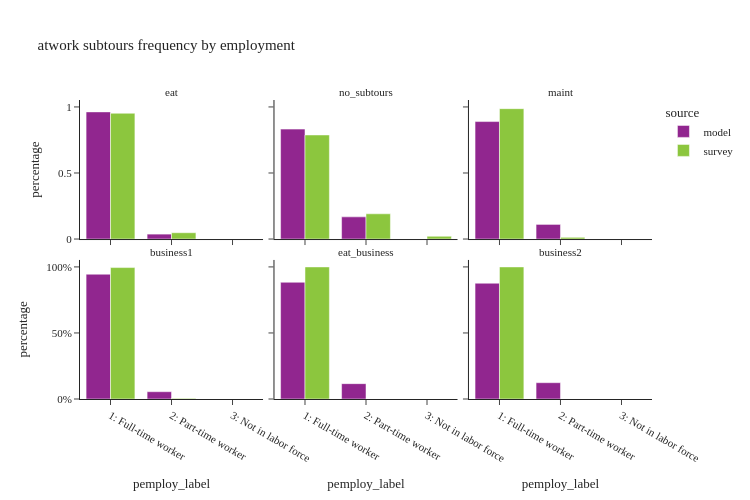

Source (notebook cell):
### Code cell
util.plot_share_facetbar(work_tour, 'tour_weight', share_col="pemploy_label", title="atwork subtours frequency by employment", 
                             facet_col='atwork_subtour_frequency', facet_col_wrap=3, height=500, orientation='v')

### Figure 1 — Plotly figure (JSON) as saved in the notebook; plotly's stock layout.template omitted (floating-point values rounded to 4 significant figures)
{"data": [{"alignmentgroup": "True", "customdata": [[211953], [8213]], "hovertemplate": "source=model<br>atwork_subtour_frequency=eat<br>pemploy_label=%{x}<br>percentage=%{y}<br>sample_size=%{customdata[0]}<extra></extra>", "legendgroup": "model", "marker": {"color": "#91268F", "pattern": {"shape": ""}}, "name": "model", "offsetgroup": "model", "orientation": "v", "showlegend": true, "textposition": "auto", "type": "bar", "x": ["1: Full-time worker", "2: Part-time worker"], "xaxis": "x4", "y": [0.9627, 0.0373], "yaxis": "y4"}, {"alignmentgroup": "True", "customdata": [[608204], [122666]], "hovertemplate": "source=model<br>atwork_subtour_frequency=no_subtours<br>pemploy_label=%{x}<br>percentage=%{y}<br>sample_size=%{customdata[0]}<extra></extra>", "legendgroup": "model", "marker": {"color": "#91268F", "pattern": {"shape": ""}}, "name": "model", "offsetgroup": "model", "orientation": "v", "showlegend": false, "textposition": "auto", "type": "bar", "x": ["1: Full-time worker", "2: Part-time worker"], "xaxis": "x5", "y": [0.8322, 0.1678], "yaxis": "y5"}, {"alignmentgroup": "True", "customdata": [[32051], [3990]], "hovertemplate": "source=model<br>atwork_subtour_frequency=maint<br>pemploy_label=%{x}<br>percentage=%{y}<br>sample_size=%{customdata[0]}<extra></extra>", "legendgroup": "model", "marker": {"color": "#91268F", "pattern": {"shape": ""}}, "name": "model", "offsetgroup": "model", "orientation": "v", "showlegend": false, "textposition": "auto", "type": "bar", "x": ["1: Full-time worker", "2: Part-time worker"], "xaxis": "x6", "y": [0.8893, 0.1107], "yaxis": "y6"}, {"alignmentgroup": "True", "customdata": [[41928], [2451]], "hovertemplate": "source=model<br>atwork_subtour_frequency=business1<br>pemploy_label=%{x}<br>percentage=%{y}<br>sample_size=%{customdata[0]}<extra></extra>", "legendgroup": "model", "marker": {"color": "#91268F", "pattern": {"shape": ""}}, "name": "model", "offsetgroup": "model", "orientation": "v", "showlegend": false, "textposition": "auto", "type": "bar", "x": ["1: Full-time worker", "2: Part-time worker"], "xaxis": "x", "y": [0.9448, 0.05523], "yaxis": "y"}, {"alignmentgroup": "True", "customdata": [[2432], [320]], "hovertemplate": "source=model<br>atwork_subtour_frequency=eat_business<br>pemploy_label=%{x}<br>percentage=%{y}<br>sample_size=%{customdata[0]}<extra></extra>", "legendgroup": "model", "marker": {"color": "#91268F", "pattern": {"shape": ""}}, "name": "model", "offsetgroup": "model", "orientation": "v", "showlegend": false, "textposition": "auto", "type": "bar", "x": ["1: Full-time worker", "2: Part-time worker"], "xaxis": "x2", "y": [0.8837, 0.1163], "yaxis": "y2"}, {"alignmentgroup": "True", "customdata": [[1264], [178]], "hovertemplate": "source=model<br>atwork_subtour_frequency=business2<br>pemploy_label=%{x}<br>percentage=%{y}<br>sample_size=%{customdata[0]}<extra></extra>", "legendgroup": "model", "marker": {"color": "#91268F", "pattern": {"shape": ""}}, "name": "model", "offsetgroup": "model", "orientation": "v", "showlegend": false, "textposition": "auto", "type": "bar", "x": ["1: Full-time worker", "2: Part-time worker"], "xaxis": "x3", "y": [0.8766, 0.1234], "yaxis": "y3"}, {"alignmentgroup": "True", "customdata": [[71], [5]], "hovertemplate": "source=survey<br>atwork_subtour_frequency=eat<br>pemploy_label=%{x}<br>percentage=%{y}<br>sample_size=%{customdata[0]}<extra></extra>", "legendgroup": "survey", "marker": {"color": "#8CC63E", "pattern": {"shape": ""}}, "name": "survey", "offsetgroup": "survey", "orientation": "v", "showlegend": true, "textposition": "auto", "type": "bar", "x": ["1: Full-time worker", "2: Part-time worker"], "xaxis": "x4", "y": [0.9523, 0.04773], "yaxis": "y4"}, {"alignmentgroup": "True", "customdata": [[1382], [326], [21]], "hovertemplate": "source=survey<br>atwork_subtour_frequency=no_subtours<br>pemploy_label=%{x}<br>percentage=%{y}<br>sample_size=%{customdata[0]}<extra></extra>", "legendgroup": "survey", "marker": {"color": "#8CC63E", "pattern": {"shape": ""}}, "name": "survey", "offsetgroup": "survey", "orientation": "v", "showlegend": false, "textposition": "auto", "type": "bar", "x": ["1: Full-time worker", "2: Part-time worker", "3: Not in labor force"], "xaxis": "x5", "y": [0.788, 0.1911, 0.02096], "yaxis": "y5"}, {"alignmentgroup": "True", "customdata": [[36], [12]], "hovertemplate": "source=survey<br>atwork_subtour_frequency=maint<br>pemploy_label=%{x}<br>percentage=%{y}<br>sample_size=%{customdata[0]}<extra></extra>", "legendgroup": "survey", "marker": {"color": "#8CC63E", "pattern": {"shape": ""}}, "name": "survey", "offsetgroup": "survey", "orientation": "v", "showlegend": false, "textposition": "auto", "type": "bar", "x": ["1: Full-time worker", "2: Part-time worker"], "xaxis": "x6", "y": [0.987, 0.01304], "yaxis": "y6"}, {"alignmentgroup": "True", "customdata": [[38], [5]], "hovertemplate": "source=survey<br>atwork_subtour_frequency=business1<br>pemploy_label=%{x}<br>percentage=%{y}<br>sample_size=%{customdata[0]}<extra></extra>", "legendgroup": "survey", "marker": {"color": "#8CC63E", "pattern": {"shape": ""}}, "name": "survey", "offsetgroup": "survey", "orientation": "v", "showlegend": false, "textposition": "auto", "type": "bar", "x": ["1: Full-time worker", "2: Part-time worker"], "xaxis": "x", "y": [0.9951, 0.004885], "yaxis": "y"}, {"alignmentgroup": "True", "customdata": [[2]], "hovertemplate": "source=survey<br>atwork_subtour_frequency=eat_business<br>pemploy_label=%{x}<br>percentage=%{y}<br>sample_size=%{customdata[0]}<extra></extra>", "legendgroup": "survey", "marker": {"color": "#8CC63E", "pattern": {"shape": ""}}, "name": "survey", "offsetgroup": "survey", "orientation": "v", "showlegend": false, "textposition": "auto", "type": "bar", "x": ["1: Full-time worker"], "xaxis": "x2", "y": [1.0], "yaxis": "y2"}, {"alignmentgroup": "True", "customdata": [[4]], "hovertemplate": "source=survey<br>atwork_subtour_frequency=business2<br>pemploy_label=%{x}<br>percentage=%{y}<br>sample_size=%{customdata[0]}<extra></extra>", "legendgroup": "survey", "marker": {"color": "#8CC63E", "pattern": {"shape": ""}}, "name": "survey", "offsetgroup": "survey", "orientation": "v", "showlegend": false, "textposition": "auto", "type": "bar", "x": ["1: Full-time worker"], "xaxis": "x3", "y": [1.0], "yaxis": "y3"}], "layout": {"annotations": [{"font": {}, "showarrow": false, "text": "business1", "x": 0.16, "xanchor": "center", "xref": "paper", "y": 0.465, "yanchor": "bottom", "yref": "paper"}, {"font": {}, "showarrow": false, "text": "eat_business", "x": 0.5, "xanchor": "center", "xref": "paper", "y": 0.465, "yanchor": "bottom", "yref": "paper"}, {"font": {}, "showarrow": false, "text": "business2", "x": 0.84, "xanchor": "center", "xref": "paper", "y": 0.465, "yanchor": "bottom", "yref": "paper"}, {"font": {}, "showarrow": false, "text": "eat", "x": 0.16, "xanchor": "center", "xref": "paper", "y": 1.0, "yanchor": "bottom", "yref": "paper"}, {"font": {}, "showarrow": false, "text": "no_subtours", "x": 0.5, "xanchor": "center", "xref": "paper", "y": 1.0, "yanchor": "bottom", "yref": "paper"}, {"font": {}, "showarrow": false, "text": "maint", "x": 0.84, "xanchor": "center", "xref": "paper", "y": 1.0, "yanchor": "bottom", "yref": "paper"}], "barmode": "group", "height": 500, "legend": {"title": {"text": "source"}, "tracegroupgap": 0}, "title": {"text": "atwork subtours frequency by employment"}, "width": 750, "xaxis": {"anchor": "y", "domain": [0.0, 0.32], "title": {"text": "pemploy_label"}}, "xaxis2": {"anchor": "y2", "domain": [0.34, 0.66], "matches": "x", "title": {"text": "pemploy_label"}}, "xaxis3": {"anchor": "y3", "domain": [0.68, 1.0], "matches": "x", "title": {"text": "pemploy_label"}}, "xaxis4": {"anchor": "y4", "domain": [0.0, 0.32], "matches": "x", "showticklabels": false}, "xaxis5": {"anchor": "y5", "domain": [0.34, 0.66], "matches": "x", "showticklabels": false}, "xaxis6": {"anchor": "y6", "domain": [0.68, 1.0], "matches": "x", "showticklabels": false}, "yaxis": {"anchor": "x", "domain": [0.0, 0.465], "tickformat": ".0%", "title": {"text": "percentage"}}, "yaxis2": {"anchor": "x2", "domain": [0.0, 0.465], "matches": "y", "showticklabels": false, "tickformat": ".0%"}, "yaxis3": {"anchor": "x3", "domain": [0.0, 0.465], "matches": "y", "showticklabels": false}, "yaxis4": {"anchor": "x4", "domain": [0.535, 1.0], "matches": "y", "title": {"text": "percentage"}}, "yaxis5": {"anchor": "x5", "domain": [0.535, 1.0], "matches": "y", "showticklabels": false}, "yaxis6": {"anchor": "x6", "domain": [0.535, 1.0], "matches": "y", "showticklabels": false}}}
